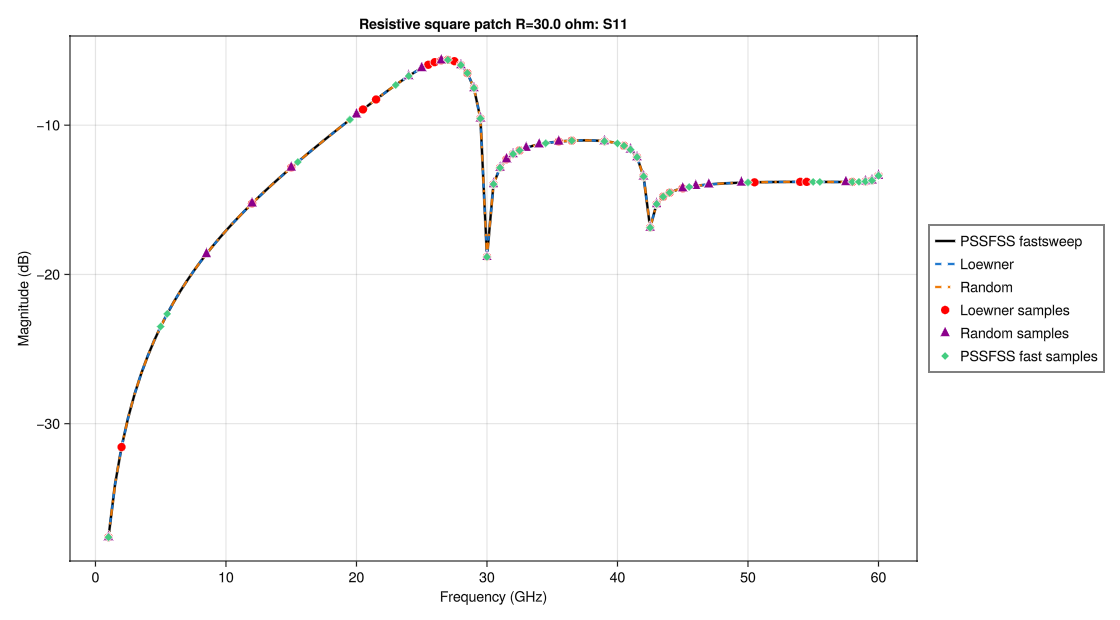

Source code (Julia):
include(joinpath(@__DIR__, "common.jl"))

function resistive_square_patch_case(; R = 30.0, nfreq = 119)
    patch = rectstrip(;
        Nx = 10,
        Ny = 10,
        Px = 1,
        Py = 1,
        Lx = 0.5,
        Ly = 0.5,
        units = cm,
        Zsheet = R,
    )
    return [Layer(), patch, Layer()], collect(range(1.0, 60.0, length = nfreq)), (ϕ = 0, θ = 0)
end

function run(; R = 30.0, nfreq = 119, seed = 1, run_direct = false, options = DEFAULT_SWEEP_OPTIONS)
    options = SweepOptions(
      p = 2,
      use_D = false,
      data_partition = true,
      adaptive = false,
      tol = 1e-4,
      memory = 4,
      q1 = 8,
      q2 = 12,
      parallel = true,
      l = 3e-4
  )
    strata, freqs, steering = resistive_square_patch_case(; R, nfreq)
    return run_sweep_comparison(
        strata,
        freqs,
        steering;
        label = "Resistive square patch R=$(R) ohm",
        options,
        seed,
        run_direct,
    )
end

results = run();
plot_comparison(results; savepath = joinpath(@__DIR__, "resistive_square_patch.png"))
